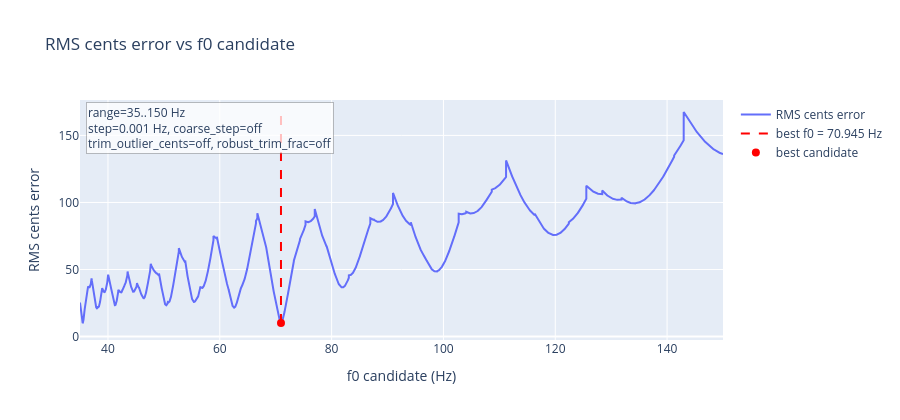

Write notebook code for a chart like this one.
### Markdown cell above
### Use Case 1: DataFrame integration (`peaks_df`) with amplitude weighting

Here we pass a DataFrame directly and weight candidates using `Amplitude`.

### Code cell
import pandas as pd

peaks_df = pd.DataFrame(
    {
        "Frequency (Hz)": [500.4, 565.0, 706.2, 918.2, 988.8],
        "Amplitude": [0.82, 0.55, 0.28, 0.20, 0.35],
    }
)

df_result = search_f0(
    peaks_df=peaks_df,
    freqs_col="Frequency (Hz)",
    use_amp_weights=True,
    amp_col="Amplitude",
    f0_min=35.0,
    f0_max=150.0,
    step=0.001,
    top_k=3,
    include_plot=True,
    plot_width=900,
)

summarize_result("DataFrame + amplitude weights", df_result, precision=3)

### Figure 1 — Plotly figure (JSON) as saved in the notebook; plotly's stock layout.template omitted (floating-point values rounded to 4 significant figures; data arrays with more than 128 entries replaced by an {"elided": "..."} marker saying what was removed)
{"data": [{"mode": "lines", "name": "RMS cents error", "type": "scatter", "x": {"elided": "115000 float values"}, "y": {"elided": "115000 float values"}}, {"hoverinfo": "skip", "line": {"color": "red", "dash": "dash"}, "mode": "lines", "name": "best f0 = 70.945 Hz", "type": "scatter", "x": [70.94, 70.94], "y": [10.13, 167.5]}, {"marker": {"color": "red", "size": 8}, "mode": "markers", "name": "best candidate", "type": "scatter", "x": [70.94], "y": [10.13]}], "layout": {"annotations": [{"align": "left", "bgcolor": "rgba(255,255,255,0.75)", "bordercolor": "rgba(0,0,0,0.25)", "borderwidth": 1, "showarrow": false, "text": "range=35..150 Hz<br>step=0.001 Hz, coarse_step=off<br>trim_outlier_cents=off, robust_trim_frac=off", "x": 0.01, "xref": "paper", "y": 0.99, "yref": "paper"}], "autosize": false, "height": 420, "showlegend": true, "title": {"text": "RMS cents error vs f0 candidate"}, "width": 900, "xaxis": {"title": {"text": "f0 candidate (Hz)"}}, "yaxis": {"title": {"text": "RMS cents error"}}}}
